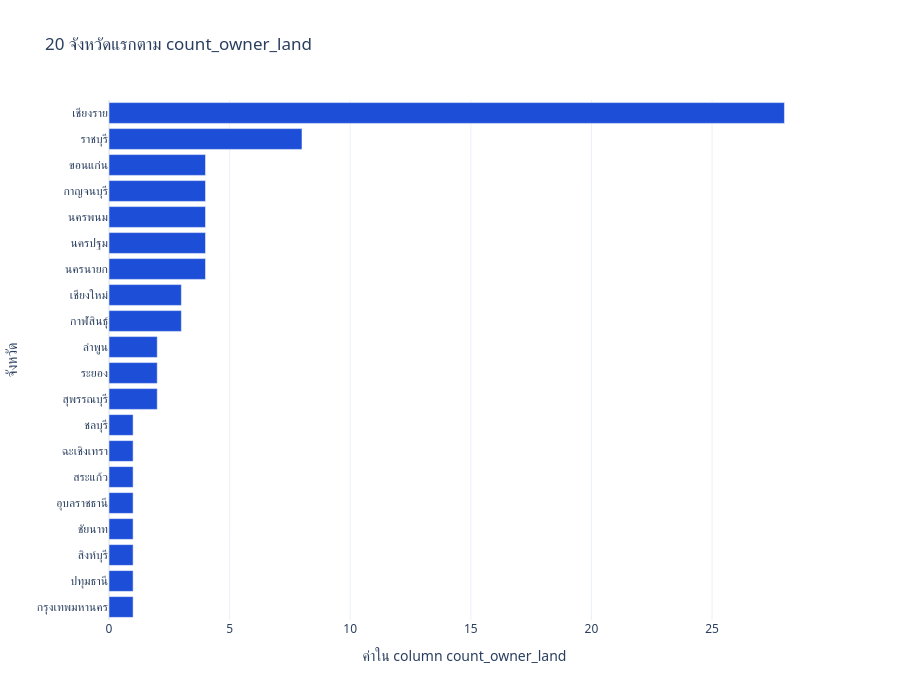

The code cell stored with this chart in its notebook:
### Markdown cell above
## สร้างกราฟอันดับจังหวัดตาม count_owner_land

เลือก 20 จังหวัดแรกเพื่อให้เปรียบเทียบค่าจาก column ที่พบจริงได้ชัดเจน

### Code cell
top_supply_df = demand_supply_df.nlargest(20, OWNER_LAND_COUNT_COLUMN).sort_values(
    OWNER_LAND_COUNT_COLUMN
)
supply_ranking_figure = px.bar(
    top_supply_df,
    x=OWNER_LAND_COUNT_COLUMN,
    y=PROVINCE_COLUMN,
    orientation="h",
    title="20 จังหวัดแรกตาม count_owner_land",
    labels={OWNER_LAND_COUNT_COLUMN: "ค่าใน column count_owner_land", PROVINCE_COLUMN: "จังหวัด"},
    color_discrete_sequence=["#1d4ed8"],
)
supply_ranking_figure.update_layout(template="plotly_white", height=700)
apply_plotly_font(supply_ranking_figure)

### Figure 1 — Plotly figure (JSON) as saved in the notebook; plotly's stock layout.template omitted (floating-point values rounded to 4 significant figures)
{"data": [{"hovertemplate": "ค่าใน column count_owner_land=%{x}<br>จังหวัด=%{y}<extra></extra>", "legendgroup": "", "marker": {"color": "#1d4ed8", "pattern": {"shape": ""}}, "name": "", "orientation": "h", "showlegend": false, "textposition": "auto", "type": "bar", "x": [1, 1, 1, 1, 1, 1, 1, 1, 2, 2, 2, 3, 3, 4, 4, 4, 4, 4, 8, 28], "xaxis": "x", "y": ["กรุงเทพมหานคร", "ปทุมธานี", "สิงห์บุรี", "ชัยนาท", "อุบลราชธานี", "สระแก้ว", "ฉะเชิงเทรา", "ชลบุรี", "สุพรรณบุรี", "ระยอง", "ลำพูน", "กาฬสินธุ์", "เชียงใหม่", "นครนายก", "นครปฐม", "นครพนม", "กาญจนบุรี", "ขอนแก่น", "ราชบุรี", "เชียงราย"], "yaxis": "y"}], "layout": {"barmode": "relative", "font": {"family": "Sarabun, system-ui, sans-serif"}, "height": 700, "hoverlabel": {"font": {"family": "Sarabun, system-ui, sans-serif"}}, "legend": {"tracegroupgap": 0}, "title": {"text": "20 จังหวัดแรกตาม count_owner_land"}, "xaxis": {"anchor": "y", "domain": [0.0, 1.0], "title": {"text": "ค่าใน column count_owner_land"}}, "yaxis": {"anchor": "x", "domain": [0.0, 1.0], "title": {"text": "จังหวัด"}}}}
